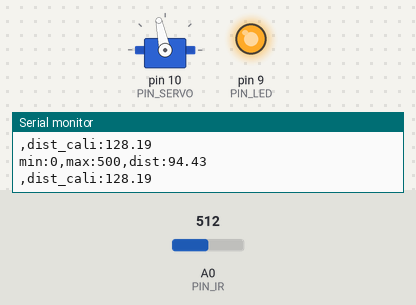
A sketch run on a simulated Arduino Uno, built with avr-gcc and run on an emulated ATmega328P. On the bench: servo, output pins drawn as LEDs (lit = HIGH), the last lines printed to the serial monitor. The inputs (shaded band) are chosen by the test bench; at power-on: A0 (PIN_IR) = 512.

Above: at 1.2 s.
1.3 s: A0 (PIN_IR) set to 365
4.3 s: A0 (PIN_IR) set to 335
At 4.8 s:
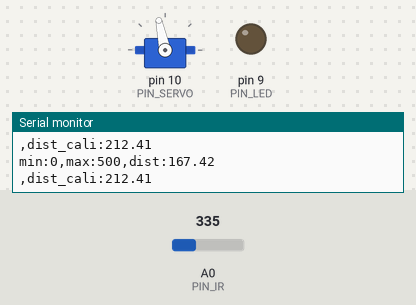
5.8 s: A0 (PIN_IR) set to 300
7.3 s: A0 (PIN_IR) set to 278
At 7.9 s:
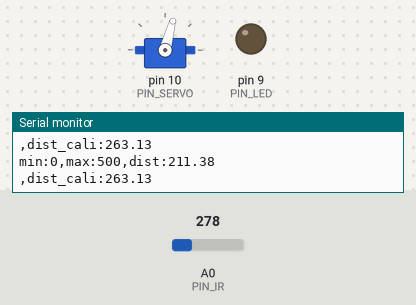
8.8 s: A0 (PIN_IR) set to 245
At 9.2 s:
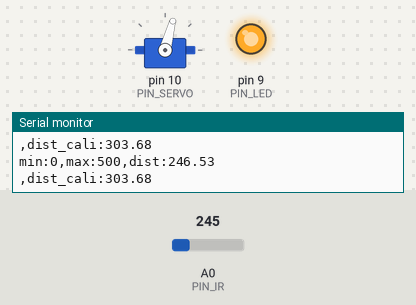
10.3 s: A0 (PIN_IR) set to 306
At 10.6 s:
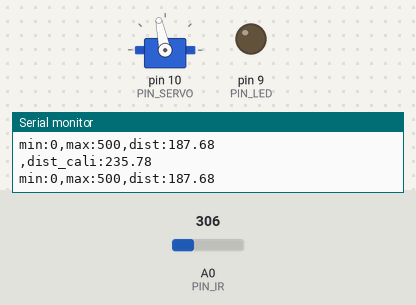
Timing chart, 0 to 12.8 s (numbered marks = the images above; inputs shaded):
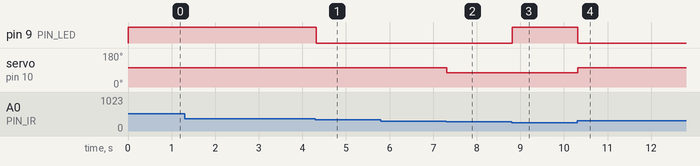

Measured:
- the behaviour switches between 354 and 353 on A0 (PIN_IR) (found by bisection; images 0 and 1)
- the behaviour switches between 286 and 285 on A0 (PIN_IR) (found by bisection; images 1 and 2)
- after the input at 4.3 s, pin 9 (PIN_LED): HIGH → LOW at once
- after the input at 7.3 s, servo on pin 10 (PIN_SERVO): 102° → 75° at once
- after the input at 8.8 s, pin 9 (PIN_LED): LOW → HIGH at once
- after the input at 10.3 s, pin 9 (PIN_LED): HIGH → LOW at once; servo on pin 10 (PIN_SERVO): 75° → 102° at once

The sketch:

21_bbc_20203045.ino
```cpp
#include <Servo.h>

// Arduino pin assignment
#define PIN_IR A0
#define PIN_LED 9
#define PIN_SERVO 10
#define PIN_TRIG 12
#define PIN_ECHO 13

int a, b; // unit: mm

Servo myservo;

void setup() {
// initialize GPIO pins
  pinMode(PIN_LED,OUTPUT);
  pinMode(PIN_TRIG,OUTPUT);
  digitalWrite(PIN_TRIG, LOW);
  pinMode(PIN_ECHO,INPUT);
  digitalWrite(PIN_LED, 1);

  myservo.attach(PIN_SERVO);

// initialize serial port
  Serial.begin(57600);
  a = 70;
  b = 330;
}
float ir_distance(void){ // return value unit: mm
  float val;
  float volt = float(analogRead(PIN_IR));
  val = ((6762.0/(volt-9.0))-4.0) * 10.0;
  return val;
}
void loop() {
  float raw_dist = ir_distance();
  float dist_cali = 100 + 300.0 / (b - a) * (raw_dist - a);
  Serial.print("min:0,max:500,dist:");
  Serial.println(raw_dist);
  Serial.print(",dist_cali:");
  Serial.println(dist_cali);
  if(raw_dist > 156 && raw_dist <224) digitalWrite(PIN_LED, 0);
  else digitalWrite(PIN_LED, 255);
  if(dist_cali>255) myservo.writeMicroseconds(1320);
  else myservo.writeMicroseconds(1600);
  delay(20);
}
```
